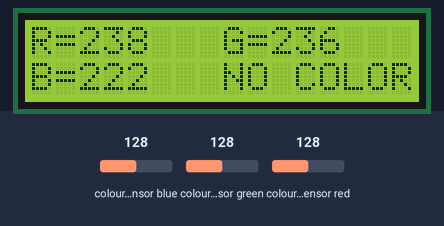
A sketch run on a simulated Arduino Uno, built with avr-gcc and run on an emulated ATmega328P. Parts: 16×2 character LCD. Wiring (inferred from the names in the program): TCS3200 colour sensor: output pin 4; S2 pin 2; S3 pin 3; S0 pin 0; S1 pin 1. Inputs (shaded band) come from the test bench; at power-on: colour sensor blue 128, colour sensor green 128, colour sensor red 128.

Above: at 1.2 s.
1.3 s: colour sensor blue set to 5
At 1.9 s:
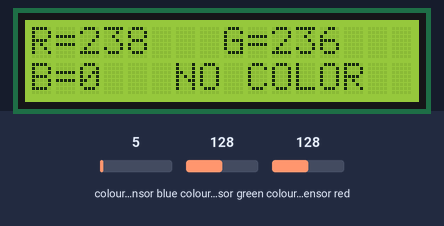
4.3 s: colour sensor green set to 5
At 5.0 s:
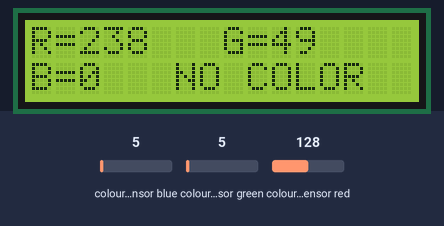
6.1 s: colour sensor red set to 5
At 6.5 s:
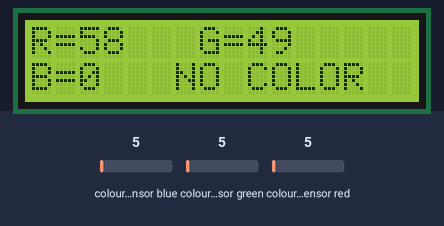
7.6 s: colour sensor blue set to 64
At 8.0 s:
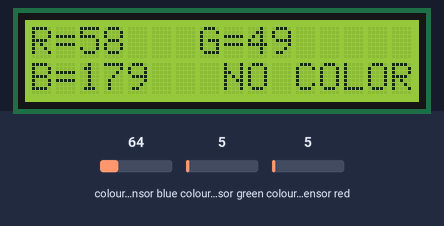
Timing chart, 0 to 10.1 s (numbered marks = the images above; inputs shaded):
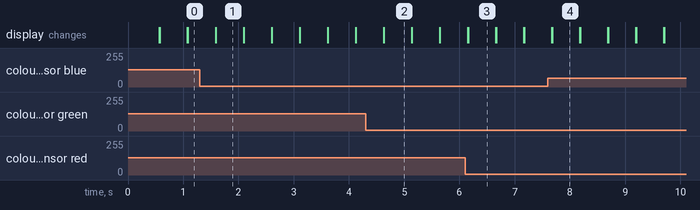

The sketch:

Color_Detector_Code.ino
```cpp
#include <LiquidCrystal.h>

const int rs = 8, en = 9, d4 = 10, d5 = 11, d6 = 12, d7 = 13;
LiquidCrystal lcd(rs, en, d4, d5, d6, d7);

int OutPut = 4; //OUT of TCS230 goes to Arduino Pin 4

int minRed = 23;
int maxRed = 260;
int minGreen = 22;
int maxGreen = 250;
int minBlue = 16;
int maxBlue = 190;

int frequency;

void setup()
{
  lcd.begin(16,2);

  //PINS 0, 1, 2, 3 as OUTPUT
  pinMode(0, OUTPUT); //S0
  pinMode(1, OUTPUT); //S1
  pinMode(2, OUTPUT); //S2
  pinMode(3, OUTPUT); //S3

  //PIN 4 as input
  pinMode(4, INPUT); //OUT

  //setting frequency selection to 20%
  digitalWrite(0,HIGH);
  digitalWrite(1,LOW);

}

void loop()
{
  lcd.print("R=");
  //setting for RED color sensor
  digitalWrite(2,LOW);
  digitalWrite(3,LOW);
  frequency = pulseIn(OutPut, LOW);

  int RedVal = map(frequency, minRed, maxRed, 255, 0);
  if (RedVal <= 0)
  {
    RedVal = 0;
  }
  else if (RedVal >= 255)
  {
    RedVal = 255;
  }

  lcd.print(RedVal);
  lcd.print("   ");


  lcd.print("G=");

  //setting for GREEN color sensor
  digitalWrite(2,HIGH);
  digitalWrite(3,HIGH);
  frequency = pulseIn(OutPut, LOW);

  int GreenVal = map(frequency, minGreen, maxGreen, 255, 0);
  if (GreenVal <= 0)
  {
    GreenVal = 0;
  }
  else if (GreenVal >= 255)
  {
    GreenVal = 255;
  }

  lcd.print(GreenVal);
  lcd.print(" ");


  lcd.setCursor(0,1);
  lcd.print("B=");

  //setting for BLUE color sensor
  digitalWrite(2,LOW);
  digitalWrite(3,HIGH);
  frequency = pulseIn(OutPut, LOW);

  int BlueVal = map(frequency, minBlue, maxBlue, 255, 0);
  if (BlueVal <= 0)
  {
    BlueVal = 0;
  }
  else if (BlueVal >= 255)
  {
    BlueVal = 255;
  }

  lcd.print(BlueVal);
  lcd.print("   ");

  if(RedVal <= 10 && GreenVal <= 10 && BlueVal <= 10)
  {
    lcd.print("BLACK");
  }
  else if(RedVal >= 245 && GreenVal >= 245 && BlueVal >= 245)
  {
    lcd.print("WHITE");
  }
  else if(RedVal >= 237 && RedVal <= 247 && GreenVal >= 175 && GreenVal <= 195 && BlueVal >= 175 && BlueVal <= 195)
  {
    lcd.print("RED");
  }
  else if(RedVal >= 145 && RedVal <= 165 && GreenVal >= 185 && GreenVal <= 205 && BlueVal >= 215 && BlueVal <= 235)
  {
    lcd.print("BLUE");
  }
  else if(RedVal >= 155 && RedVal <= 175 && GreenVal >= 171 && GreenVal <= 191 && BlueVal >= 135 && BlueVal <= 155)
  {
    lcd.print("GREEN");
  }
  else if(RedVal >= 245 && GreenVal >= 230 && GreenVal <= 250 && BlueVal >= 190 && BlueVal <= 210)
  {
    lcd.print("YELLOW");
  }
  else if(RedVal >= 244 && GreenVal >= 223 && GreenVal <= 243 && BlueVal >= 180 && BlueVal <= 200)
  {
    lcd.print("ORANGE");
  }
  else if(RedVal >= 190 && RedVal <= 210 && GreenVal >= 134 && GreenVal <= 154 && BlueVal >= 165 && BlueVal <= 185)
  {
    lcd.print("PURPLE");
  }
  else
  {
    lcd.print("NO COLOR");
  }

  //lcd.setCursor(0,0);
  delay(500);
  lcd.clear();
}
```

Measured:
- after the input at 1.3 s, the display: first differs from a run without the input after 0.29 s (image 1)
- after the input at 4.3 s, the display: first differs from a run without the input after 0.33 s (image 2)
- after the input at 6.1 s, the display: first differs from a run without the input after 0.05 s (image 3)
- after the input at 7.6 s, the display: first differs from a run without the input after 0.08 s (image 4)
- what the display in image 1 shows lasts 0.5 s, from 1.6 s to 2.1 s
